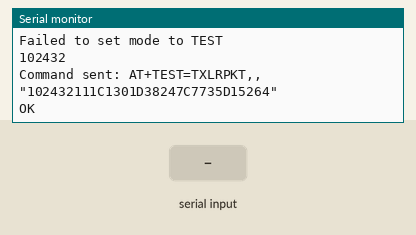
This sketch was run on a simulated Arduino Uno, built with avr-gcc and run on an emulated ATmega328P. Shown: the last lines printed to the serial monitor. Inputs (shaded band) come from the test bench. The local clock reads 2024-03-15 10:24:30 at power-on unless the sketch sets it; the modem accepts every AT command (registered, SIM ready, sends succeed) and sends nothing else.

Above: at 3.4 s.
3.5 s: "1" received over the second serial link
At 4.5 s:
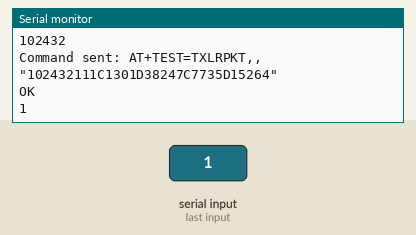
5.0 s: "0" received over the second serial link
At 5.7 s:
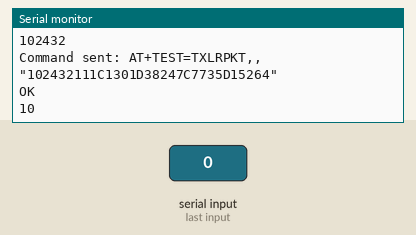
8.0 s: "2" received over the second serial link
At 9.2 s:
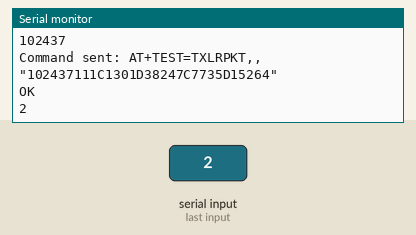
Timing chart, 0 to 11.0 s (numbered marks = the images above; inputs shaded):
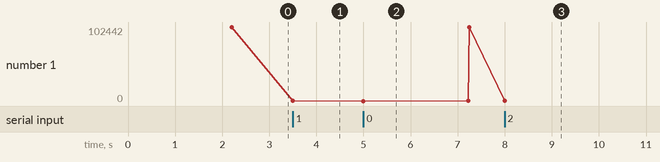

The sketch:

Transmitter_Code_trial_1.ino
```cpp
#include "Arduino.h"
#include "uRTCLib.h"
#include <ArduinoJson.h>
#include <SoftwareSerial.h>

// Initialize the RTC
uRTCLib rtc(0x68);

// Initialize SoftwareSerial for LoRa-E5 module
SoftwareSerial e5(7, 6); // RX, TX

static char recv_buf[512];
//static int led = 13;

static int at_send_check_response(const char *p_ack, int timeout_ms, const char *p_cmd, ...)
{
    int ch;
    int index = 0;
    int startMillis = millis();
    va_list args;
    memset(recv_buf, 0, sizeof(recv_buf));
    va_start(args, p_cmd);
    e5.print(p_cmd);
    Serial.print("Command sent: ");
    Serial.println(p_cmd);
    va_end(args);
    delay(200);

    if (p_ack == NULL)
        return 0;

    do {
        while (e5.available() > 0) {
            ch = e5.read();
            recv_buf[index++] = ch;
            Serial.print((char)ch);
            delay(2);
        }

        if (strstr(recv_buf, p_ack) != NULL)
            return 1;

    } while (millis() - startMillis < timeout_ms);

    Serial.println();
    Serial.print("Received buffer: ");
    Serial.println(recv_buf);
    return 0;
}


void setup()
{
    Serial.begin(9600);

    // Initialize I2C communication for RTC
    URTCLIB_WIRE.begin();

    // Initialize LoRa-E5 communication
    e5.begin(9600);
    Serial.println("E5 LOCAL TEST");

    // Sending initialization commands to the LoRa-E5 module
    if (at_send_check_response("+AT: OK", 1000, "AT\r\n"))
    {
        Serial.println("AT command OK");
    }
    else
    {
        Serial.println("AT command failed");
    }

    if (at_send_check_response("+MODE: TEST", 1000, "AT+MODE=TEST\r\n"))
    {
        Serial.println("Mode set to TEST");
    }
    else
    {
        Serial.println("Failed to set mode to TEST");
    }

    delay(200);
}

void loop()
{
    char cmd[128];

    // Refresh RTC data
    rtc.refresh();

    // Get the current time from the RTC
    int hour = rtc.hour();
    int minute = rtc.minute();
    int second = rtc.second();

    //Serial.print("Current RTC Time: ");
    Serial.print(hour);
    Serial.print(minute);
    Serial.println(second);

    // Format the time as a string
    //sprintf(cmd, "AT+TEST=TXLRPKT,\"%02d:%02d:%02d\"\r\n", hour, minute, second);

    sprintf(cmd, "AT+TEST=TXLRPKT,,\"%02d%02d%02d111C1301D38247C7735D15264\"\r\n", hour, minute, second); //For HEX
    //sprintf(cmd, "AT+TEST=TXLRSTR,\"%02d%02d%02d001,1301.38247,7735.15264\"\r\n", hour, minute, second); //For String

    // Transmit the formatted time
    int ret = at_send_check_response("+TEST: TXLRPKT,", 5000, cmd); //For HEX
    //int ret = at_send_check_response("+TEST: TXLRSTR", 5000, cmd); //For String

    if (ret)
        Serial.println("Sent");
    else
        Serial.println("Send failed!");

    //delay(500); // Add a delay between transmissions
}


//001,1301.38247,7735.15264
```

Measured:
- after the input at 3.5 s, the serial monitor: prints a new line at once (image 1)
- after the input at 5.0 s, the serial monitor: prints a new line at once (image 2)
- after the input at 8.0 s, the serial monitor: prints a new line at once (image 3)
- plotted number 1: 102432 → 1 after the input at 3.5 s
